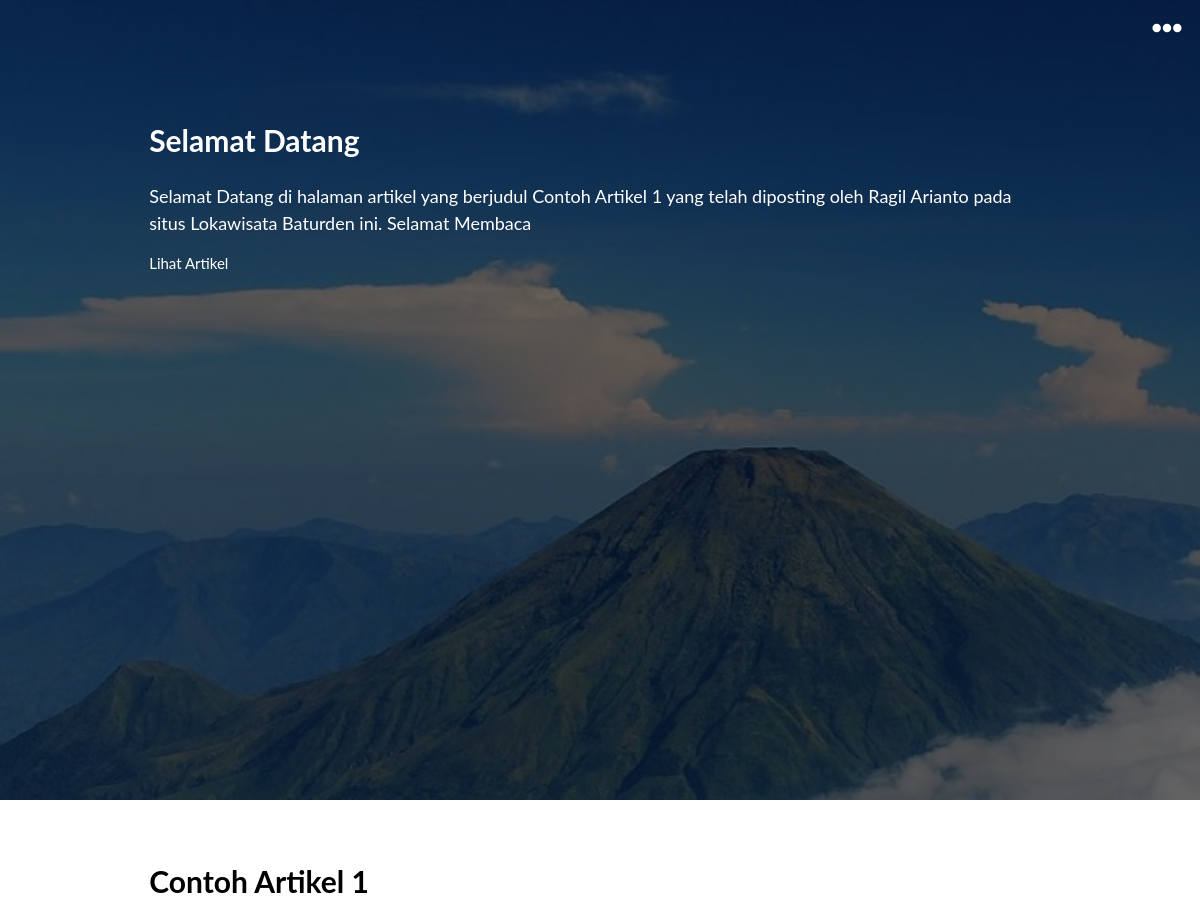
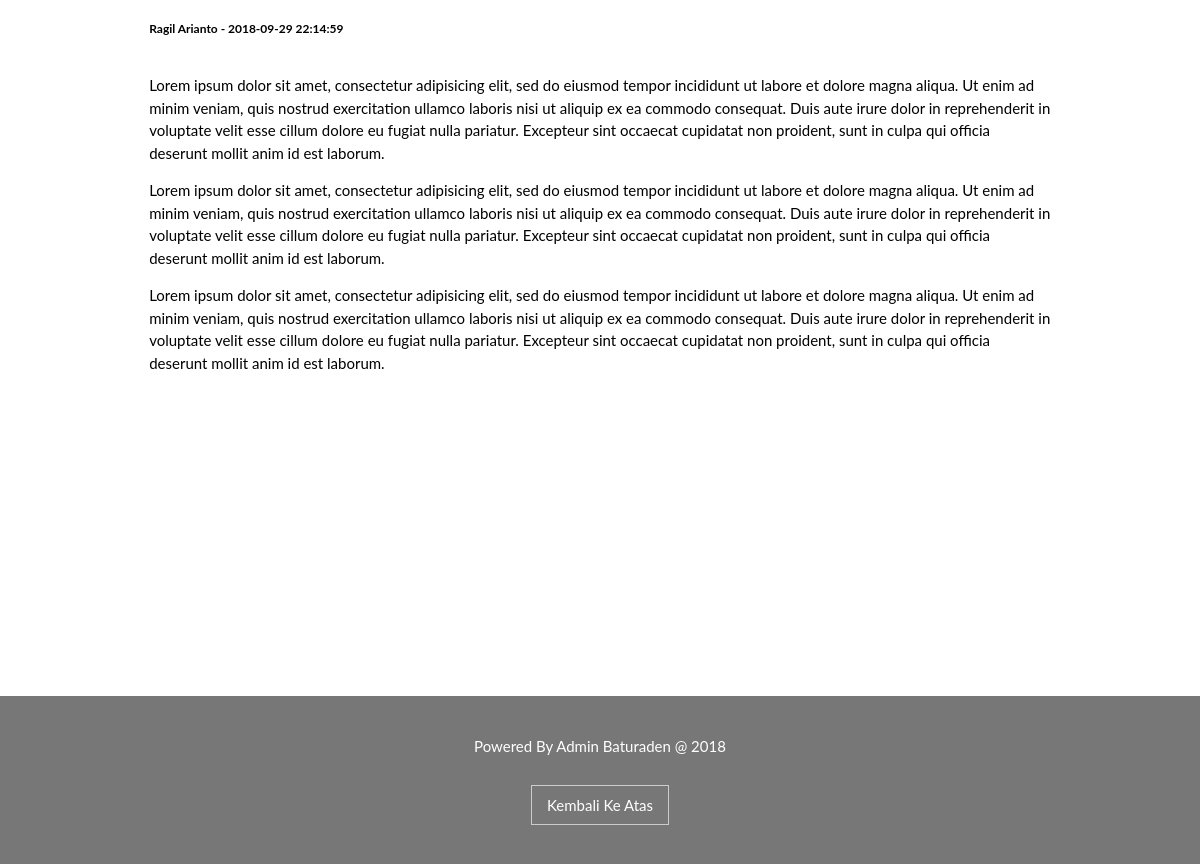
The page /lihat-artikel.php on the database its author committed (2 pictures, top to bottom).
### tables this page shows
CREATE TABLE `artikel` (
  `id` varchar(255) NOT NULL,
  `urut` int(11) NOT NULL,
  `nama` varchar(255) NOT NULL,
  `judul` varchar(255) NOT NULL,
  `isi` text NOT NULL,
  `tanggal` timestamp NOT NULL DEFAULT CURRENT_TIMESTAMP ON UPDATE CURRENT_TIMESTAMP
);

### lihat-artikel.php (the view, shortened to what this page needs)
<?php
	include 'koneksi.php';
	$sql1 = "SELECT * FROM artikel";
	$query1 = mysqli_query($db,$sql1);
	$ambil = mysqli_fetch_array($query1)
?>
<!DOCTYPE html>
<html>
<head>
	<link rel="stylesheet" type="text/css" href="assets/t.css">
</head>
<body>
	<div class="t-paralax-satu">
		<div class="t-container full t-black-alpha">
				<button onclick="myFunction()" class="dropdown-button"><img src="assets/ellipsis.svg" width="30px" ></button>
					<div class="t-content">
						<div class="t-padding-top-5 t-padding-2">
							<h1>Selamat Datang</h1>
							<div class="t-large t-hide-small">
								Selamat Datang di halaman artikel yang berjudul <?php echo $ambil['judul']; ?> yang telah diposting oleh <?php echo $ambil['nama']; ?> pada situs Lokawisata Baturden ini. Selamat Membaca
							</div>
							<p><a href="#konten" class="konten">Lihat Artikel</a></p>
						</div>
					</div>
		</div>
	</div>
			<div id="konten" class="t-container penuh">
				<div class="t-content">
					<div class="t-padding-top-2 t-padding-2">
						<h1><?php echo $ambil['judul']; ?></h1>
						<div class="t-small"><b> <?php echo $ambil['nama'];?> - <?php echo $ambil['tanggal'];?></b></div>
						<div class="t-margin-top-2">
							<?php echo $ambil['isi']; ?>
						</div>
					</div>
				</div>
			</div>
					<div class="t-container t-dark-grey">
						<div class="t-content">
							<div class="t-padding-2 t-text-white">
								<center>Powered By Admin Baturaden @ 2018</center>
								<center><a class="atas" href="#">Kembali Ke Atas</a></center>
							</div>
						</div>
					</div>
</body>

### assets/t.css (style rules this page uses)
html { -webkit-text-size-adjust:100%;-ms-text-size-adjust:100%; }
body { margin: 0px }
html,body { font-size: 15px; font-family: lato,sans-serif; line-height: 1.5; height: 100% }
a { text-decoration: none; }
.t-row:after,.t-container:after { display: table;clear: both;content: "" }
.t-container.full { height: 100% }
.t-content { max-width: 980px; margin:auto; }
.t-black-alpha { background-color: rgba(0,0,0,0.6);color: white }
.t-dark-grey { background-color: #777;color: black }
.t-text-white { color: white !important }
.t-large { font-size: 18px }
.t-small { font-size: 12px }
.t-padding-2 { padding: 4% !important }
.t-padding-top-2 { padding-top: 4% !important }
.t-padding-top-5 { padding-top: 10% !important }
.t-margin-top-2 { margin-top: 4% !important }
.t-paralax-satu { background-size: cover !important; background-repeat: no-repeat; background-attachment: fixed !important; background-position: center; height: 100%; background-image: url("../assets/1.jpg"); }
.dropdown-button { float: right; position: relative; background-color: transparent !important; filter: invert(100%); border: 0px; margin: 12px; outline: none; cursor: pointer; z-index: 1; }
@media (min-width: 993px) { .dropdown-button { float: right; position: relative; background-color: transparent !important; filter: invert(100%); border: 0px; margin: 12px; outline: none; cursor: pointer; } }

### lihat-artikel.php (style rules this page uses)
a.konten { color: white; }
a.atas { padding: 8px; border: 1px solid #CCC; color: white; display: block;margin-top: 3%; width: 120px }
@media (min-width: 993px) { .penuh { height: 100%; } }

### rows shown on the page
artikel: judul "Contoh Artikel 1", nama "Ragil Arianto", tanggal "2018-09-29 22:14:59", isi "Lorem ipsum dolor sit amet, consectetur adipisicing elit, sed do eiusmod tempor incididunt ut labore et dolore magna aliqua. Ut enim ad minim veniam, quis nostrud exercitation ullamco laboris nisi ut aliquip ex ea commodo consequat. Duis aute irure dolor in reprehenderit in voluptate velit esse cillum dolore eu fugiat nulla pariatur. Excepteur sint occaecat cupidatat non proident, sunt in culpa qui officia deserunt mollit anim id est laborum. Lorem ipsum dolor sit amet, consectetur adipisicing elit, sed do eiusmod tempor incididunt ut labore et dolore magna aliqua. Ut enim ad minim veniam, quis nostrud exercitation ullamco laboris nisi ut aliquip ex ea commodo consequat. Duis aute irure…"
